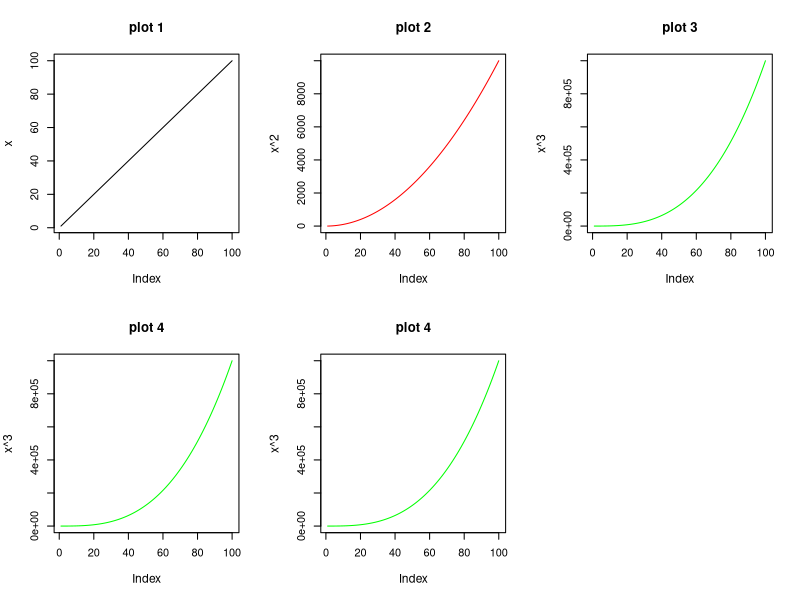

The R source for this figure: (Note: this script raises an error after producing the figure.)
library(ggplot2)
par( mfrow = c( 2, 3 ) )
# Notes for printout.
# Columns of plots
x <- c(1:100)
plot(x, type="l",main = "plot 1", cex.lab = 1.1)

plot(x^2, type="l", col="red", main = "plot 2", cex.lab = 1.1)

plot(x^3, type="l", col="green", main = "plot 3", cex.lab = 1.1)

plot(x^3, type="l", col="green", main = "plot 4", cex.lab = 1.1)

plot(x^3, type="l", col="green", main = "plot 4", cex.lab = 1.1)

# Math Notation Header
qplot(1:10, 1:10) + opts(title = sprintf("$\\mathrm{d}\\mathbf{x}_{t} = \\alpha[(\\theta
- \\mathbf{x}_{t})\\mathrm{d}t + %d]\\mathrm{d}B_{t}$", 4))